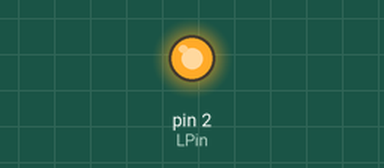
This sketch was run on a simulated Arduino Mega 2560, built with avr-gcc and run on an emulated ATmega2560. On the bench: output pins drawn as LEDs (lit = HIGH). What the sketch prints to the serial monitor is not drawn.

Above: at 0.1 s.
Timing chart, 0 to 1.6 s (numbered marks = the images above):
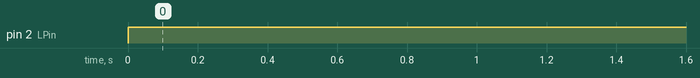

The sketch:

BTBrightnessSetter.ino
```cpp
// Ардуина ловит через блютус значение от 0 до 255 и выставляет его в качестве
//  яркости LED диода

#define SPin 18
#define LPin 2

char a[3];
int oldVal;
int newVal;

void setup() {
  pinMode(SPin, INPUT);
  pinMode(LPin, OUTPUT);
  Serial.begin(9600);
  Serial1.begin(9600);
}

void loop() {

  int i = 0;
  while (Serial1.available())
  {
    int read = (int)Serial1.read();
    if (read!=255 && read !=10&& read !=0&& read !=13)
    {
      if (i==3)
      {
        break;
      }
      a[i] = (char)read;
      i++;
    }
  }

  int brt = (int(a[0]) - 48)*100 + ((int)(a[1])-48)*10 + ((int)(a[2])-48);
  Serial.println(brt);
  analogWrite(LPin,brt);
}
```

Measured:
- by itself, pin 2 (LPin): LOW → HIGH at 0.00 s
